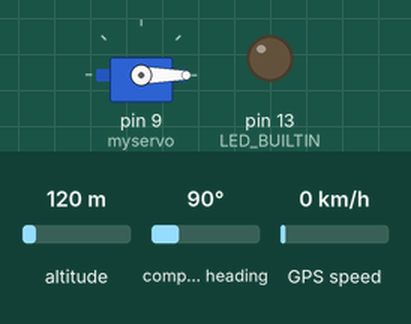
Bench run of a sketch on a simulated Arduino Uno, built with avr-gcc and run on an emulated ATmega328P. Shown: servo, output pins drawn as LEDs (lit = HIGH). The test bench sets the inputs (shaded band); at power-on: altitude 120 m, compass heading 90°, GPS speed 0 km/h. The GPS gets a fix after 3 s at 37.7749, -122.4194 with 8 satellites; what the sketch prints to the serial monitor is not drawn.

Above: at 1.7 s.
1.8 s: altitude set to 139 m
At 4.2 s:
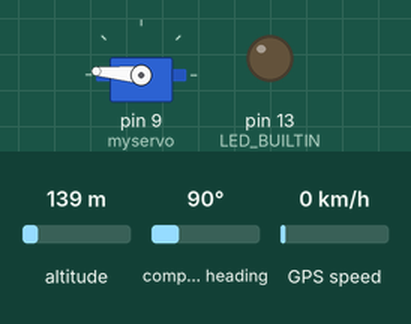
5.3 s: altitude set to 119 m
7.1 s: altitude set to 102 m
At 8.9 s:
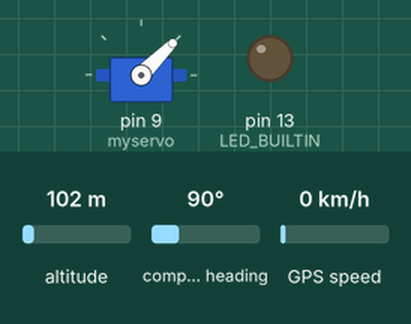
Timing chart, 0 to 10.7 s (numbered marks = the images above; inputs shaded):
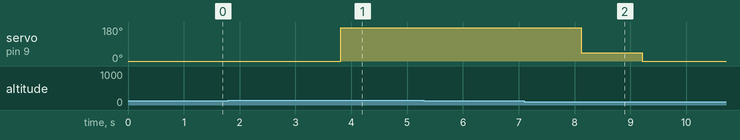

Measured:
- the behaviour switches between 130 and 131 m on altitude (found by bisection; images 0 and 1)
- the behaviour switches between 110 and 109 m on altitude (found by bisection; images 1 and 2)
- after the input at 1.8 s, servo on pin 9 (myservo): 0° → 175° after 2.0 s
- after the input at 5.3 s, every drawn part: stays the same
- after the input at 7.1 s, servo on pin 9 (myservo): 175° → 45° after 1.0 s, → 0° 1.1 s later

The sketch:

GPS_SERVO.ino
```cpp
#include <Servo.h>
#include <TinyGPS++.h>
#include <SoftwareSerial.h>

/*
   This code demonstrates the normal use of a TinyGPS++ (TinyGPSPlus) object.
   It requires the use of SoftwareSerial, and assumes that you have a
   4800-baud serial GPS device hooked up on pins 4(rx) and 3(tx). white('tx' on gps) - 4, yellow('rx' on gps) - 3
*/
static const int RXPin = 4, TXPin = 3;
static const int GPSBaud = 9600;
Servo myservo; // creates servo object to control servo

TinyGPSPlus gps; // The TinyGPS++ object

SoftwareSerial ss(RXPin, TXPin); // The serial connection to the GPS device

int servoextended = false; // creates variables for servo
int locked = false;
int averalt = 0; // creates variable for average altitude, taken over a rolling 5 samples

void setup()
{
  myservo.attach(9); // assigns the servo to pin 9
  myservo.write(0); // starts the servo at starting point
  Serial.begin(9600);
  ss.begin(9600);

  Serial.println(F("GPS_SERVO.ino"));
  Serial.println(F("TinyGPS++ Readout"));
  Serial.print(F("Using TinyGPS++ library v. ")); Serial.println(TinyGPSPlus::libraryVersion());
  Serial.println(F("by Mikal Hart. Edited by Tristan Caro KM6GRC for EBARC HENRY-1 Mission 3/14/17"));
  Serial.println();
  Serial.println(F("Sats HDOP Latitude   Longitude   Fix  Date       Time     Date Alt    Course Speed Card  Distance Course Card  Chars Sentences Checksum"));
  Serial.println(F("          (deg)      (deg)       Age                      Age  (m)    --- from GPS ----  ---- to London  ----  RX    RX        Fail"));
  Serial.println(F("---------------------------------------------------------------------------------------------------------------------------------------"));
  pinMode(LED_BUILTIN, OUTPUT);

}

void loop()
{
  static const double LONDON_LAT = 51.508131, LONDON_LON = -0.128002;

  averalt = (gps.altitude.meters());
  if (locked == true) {
    myservo.write(0);
    Serial.println(F("Breaking"));
  }

  if (gps.altitude.meters() > 130 and servoextended == false and locked == false) { // Tests whether GPS altitude is above extraction range AND that the servo has not already extended AND that the servo is not locked
    myservo.write(175);  // set servo to end point
    Serial.println(F("Extending"));
    servoextended = true;
  }
  if ((gps.altitude.meters() < 110) and servoextended == true and locked == false) {// Tests whether GPS altitude is below extraction range AND that the servo has already extended.
    myservo.write(45); // set servo to start point
    Serial.println(F("Retracting"));
    servoextended = false;
    locked = true; // sets the locked variable so that a faulty reading cannot cause the servo to extend again
  }
  printInt(gps.satellites.value(), gps.satellites.isValid(), 5);
  printInt(gps.hdop.value(), gps.hdop.isValid(), 5);
  printFloat(gps.location.lat(), gps.location.isValid(), 11, 6);
  printFloat(gps.location.lng(), gps.location.isValid(), 12, 6);
  printInt(gps.location.age(), gps.location.isValid(), 5);
  printDateTime(gps.date, gps.time);
  printFloat(gps.altitude.meters(), gps.altitude.isValid(), 7, 2);
  printFloat(gps.course.deg(), gps.course.isValid(), 7, 2);
  printFloat(gps.speed.kmph(), gps.speed.isValid(), 6, 2);
  printStr(gps.course.isValid() ? TinyGPSPlus::cardinal(gps.course.value()) : "*** ", 6);

  unsigned long distanceKmToLondon =
    (unsigned long)TinyGPSPlus::distanceBetween(
      gps.location.lat(),
      gps.location.lng(),
      LONDON_LAT,
      LONDON_LON) / 1000;
  printInt(distanceKmToLondon, gps.location.isValid(), 9);

  double courseToLondon =
    TinyGPSPlus::courseTo(
      gps.location.lat(),
      gps.location.lng(),
      LONDON_LAT,
      LONDON_LON);

  printFloat(courseToLondon, gps.location.isValid(), 7, 2);

  const char *cardinalToLondon = TinyGPSPlus::cardinal(courseToLondon);

  printStr(gps.location.isValid() ? cardinalToLondon : "*** ", 6);

  printInt(gps.charsProcessed(), true, 6);
  printInt(gps.sentencesWithFix(), true, 10);
  printInt(gps.failedChecksum(), true, 9);
  Serial.println();

  smartDelay(1000);

  if (millis() > 5000 && gps.charsProcessed() < 10)
    Serial.println(F("No GPS data received: check wiring"));
}

// This custom version of delay() ensures that the gps object
// is being "fed".
static void smartDelay(unsigned long ms)
{
  unsigned long start = millis();
  do
  {
    while (ss.available())
      gps.encode(ss.read());
  } while (millis() - start < ms);
}

static void printFloat(float val, bool valid, int len, int prec)
{
  if (!valid)
  {
    while (len-- > 1)
      Serial.print('*');
    Serial.print(' ');
  }
  else
  {
    Serial.print(val, prec);
    int vi = abs((int)val);
    int flen = prec + (val < 0.0 ? 2 : 1); // . and -
    flen += vi >= 1000 ? 4 : vi >= 100 ? 3 : vi >= 10 ? 2 : 1;
    for (int i=flen; i<len; ++i)
      Serial.print(' ');
  }
  smartDelay(0);
}

static void printInt(unsigned long val, bool valid, int len)
{
  char sz[32] = "*****************";
  if (valid)
    sprintf(sz, "%ld", val);
  sz[len] = 0;
  for (int i=strlen(sz); i<len; ++i)
    sz[i] = ' ';
  if (len > 0)
    sz[len-1] = ' ';
  Serial.print(sz);
  smartDelay(0);
}

static void printDateTime(TinyGPSDate &d, TinyGPSTime &t)
{
  if (!d.isValid())
  {
    Serial.print(F("********** "));
  }
  else
  {
    char sz[32];
    sprintf(sz, "%02d/%02d/%02d ", d.month(), d.day(), d.year());
    Serial.print(sz);
  }

  if (!t.isValid())
  {
    Serial.print(F("******** "));
  }
  else
  {
    char sz[32];
    sprintf(sz, "%02d:%02d:%02d ", t.hour(), t.minute(), t.second());
    Serial.print(sz);
  }

  printInt(d.age(), d.isValid(), 5);
  smartDelay(0);
}

static void printStr(const char *str, int len)
{
  int slen = strlen(str);
  for (int i=0; i<len; ++i)
    Serial.print(i<slen ? str[i] : ' ');
  smartDelay(0);
}
```
